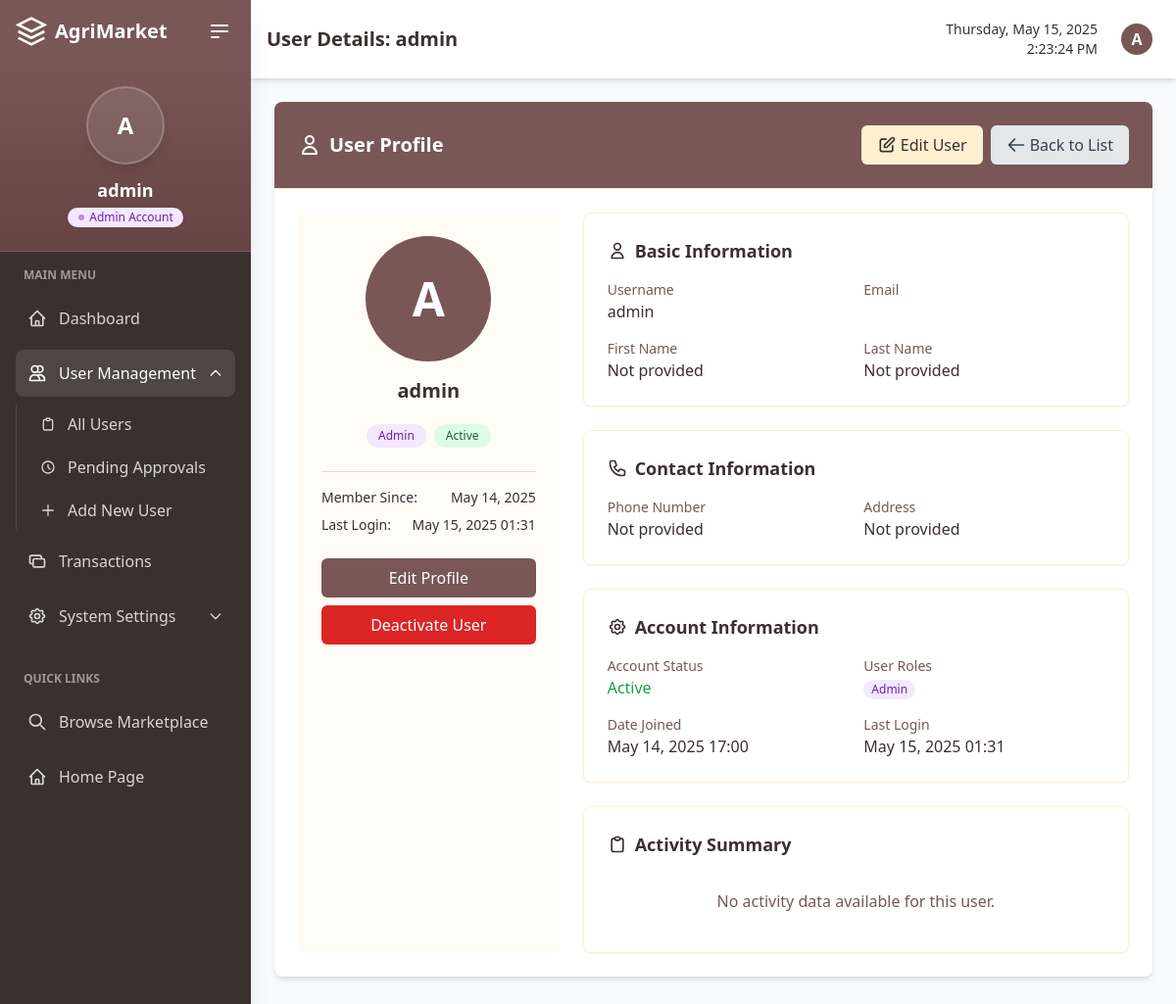
The page /custom-admin/users/1/ (signed in) on the database as committed earlier.
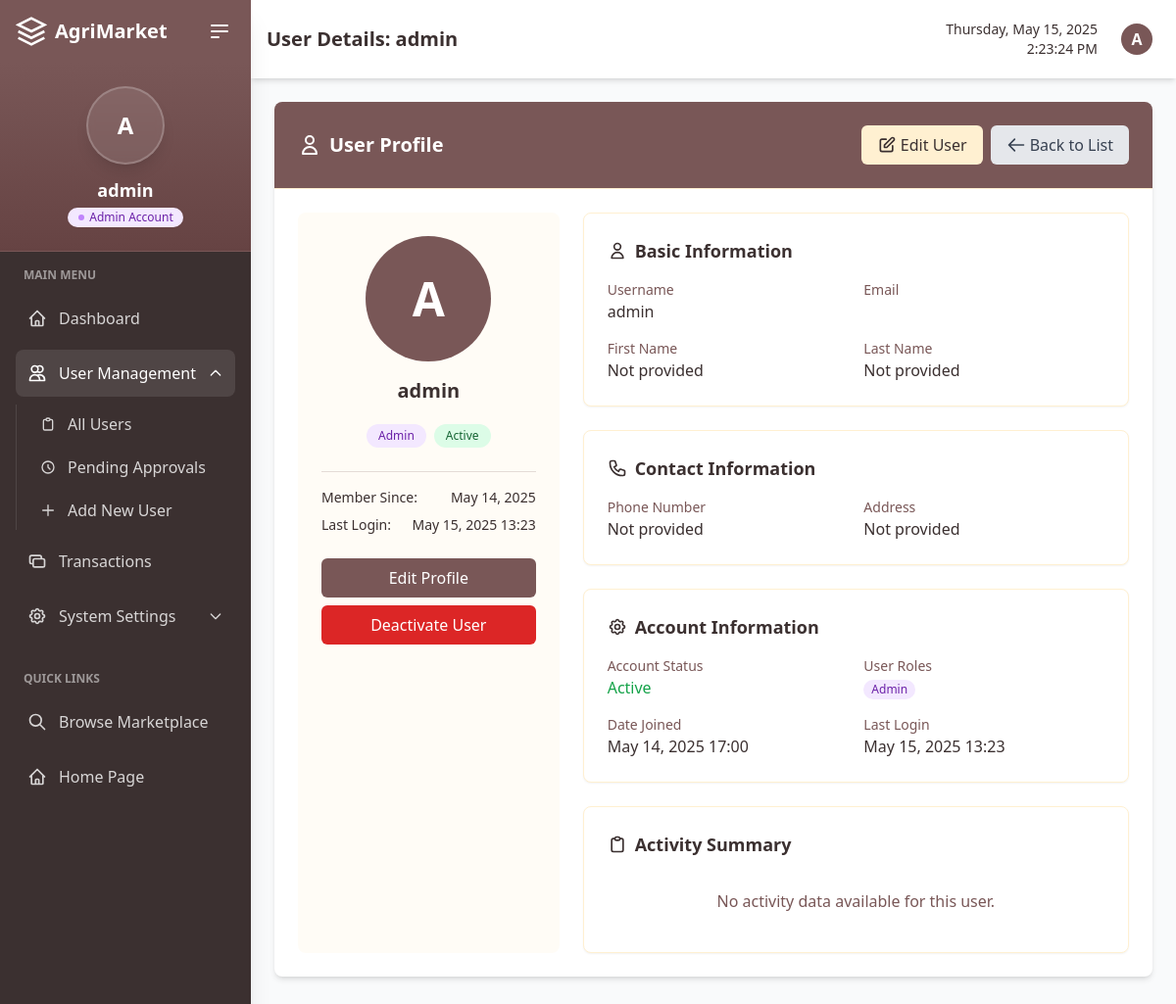
The same page on the database as committed later.
### marketplace/models.py (models this page shows, shortened)
class User(AbstractUser):
    is_seller = models.BooleanField(default=False)
    is_buyer = models.BooleanField(default=False)
    is_approved = models.BooleanField(default=False, help_text="Indicates whether the user has been approved by an admin")
    profile_image = models.ImageField(upload_to='profile_images/', blank=True, null=True)
    phone_number = models.CharField(max_length=15, blank=True, null=True)
    address = models.CharField(max_length=255, blank=True, null=True)
    city = models.CharField(max_length=100, blank=True, null=True)
    business_name = models.CharField(max_length=100, blank=True, null=True)
    business_id = models.CharField(max_length=50, blank=True, null=True)
    terms_agreed = models.BooleanField(default=False)
    terms_agreed_date = models.DateTimeField(blank=True, null=True)

### marketplace/admin_views.py (the view, shortened to what this page needs)
# urls.py: path('custom-admin/users/<int:user_id>/', admin_views.user_detail, name='user_detail'),
@login_required
@user_passes_test(is_admin)
def user_detail(request, user_id):
    user = get_object_or_404(User, id=user_id)
    context = {'user': user}
    return render(request, 'admin/user_detail.html', context)

### marketplace/admin_views.py (called while the page is built)
def is_admin(user):
    return user.is_authenticated and user.is_superuser

### marketplace/context_processors.py (called while the page is built, shortened)
def cart_processor(request):
    return {
        'active_cart': None,
        'cart': None,
        'cart_quantity': 0
    }

def notification_processor(request):
    return {
        'unread_notifications_count': 0,
        'recent_notifications': []
    }

### templates/admin/user_detail.html (shortened to what the changed rows need)
{% extends 'admin/admin_base.html' %}
{% load static %}
{% block page_title %}User Details: {{ user.username }}{% endblock %}
{% block dashboard_content %}
<div class="bg-white rounded-lg shadow-md overflow-hidden mb-8">
    <div class="p-6 border-b border-agri-cream bg-agri-brown">
        <div class="flex justify-between items-center">
            <h2 class="text-xl font-semibold text-white flex items-center">
                <svg xmlns="http://www.w3.org/2000/svg" class="h-6 w-6 mr-2" fill="none" viewBox="0 0 24 24" stroke="currentColor">
                    <path stroke-linecap="round" stroke-linejoin="round" stroke-width="2" d="M16 7a4 4 0 11-8 0 4 4 0 018 0zM12 14a7 7 0 00-7 7h14a7 7 0 00-7-7z" />
                </svg>
                User Profile
            </h2>
        </div>
    </div>
    <div class="p-6">
        <div class="grid grid-cols-1 md:grid-cols-3 gap-6">
            <div class="md:col-span-1 bg-agri-cream/20 p-6 rounded-lg flex flex-col items-center">
                {% if user.profile_image %}
                <div class="w-32 h-32 rounded-full bg-agri-cream mb-4 overflow-hidden border-4 border-agri-cream">
                    <img src="{{ user.profile_image.url }}" alt="{{ user.username }}'s profile" class="w-full h-full object-cover">
                </div>
                {% else %}
                <div class="w-32 h-32 rounded-full bg-agri-brown flex items-center justify-center text-white text-5xl font-bold mb-4">
                    {{ user.username.0|upper }}
                </div>
                {% endif %}
                <h3 class="text-xl font-semibold text-agri-brown-darker mb-1">{{ user.username }}</h3>
                <div class="flex flex-wrap justify-center gap-2 mb-4">
                    {% if user.is_superuser %}
                    <span class="px-3 py-1 rounded-full text-xs font-medium bg-purple-100 text-purple-800">
                    </span>
                    {% endif %}
                    {% if user.is_active %}
                    <span class="px-3 py-1 rounded-full text-xs font-medium bg-green-100 text-green-800">
                    </span>
                    {% else %}
                    <span class="px-3 py-1 rounded-full text-xs font-medium bg-red-100 text-red-800">
                        Inactive
                    </span>
                    {% endif %}
                </div>
                <div class="w-full border-t border-agri-brown/20 pt-4 mt-2">
                    <div class="flex justify-between items-center mb-2">
                        <span class="text-sm text-agri-brown-darker">Member Since:</span>
                        <span class="text-sm font-medium text-agri-brown-darker">{{ user.date_joined|date:"M d, Y" }}</span>
                    </div>
                    <div class="flex justify-between items-center mb-2">
                        <span class="text-sm text-agri-brown-darker">Last Login:</span>
                        <span class="text-sm font-medium text-agri-brown-darker">{{ user.last_login|date:"M d, Y H:i" }}</span>
                    </div>
                </div>
                <div class="w-full mt-4 space-y-2">
                    <a href="{% url 'user_edit' user.id %}" class="block w-full text-center bg-agri-brown text-white px-4 py-2 rounded-md hover:bg-agri-brown-dark transition-colors">
                    </a>
                    {% if not user.is_active and not user.is_approved %}
                    <a href="{% url 'approve_user' user.id %}" class="block w-full text-center bg-green-600 text-white px-4 py-2 rounded-md hover:bg-green-700 transition-colors" onclick="return confirm('Are you sure you want to approve this user?')">
                        Approve Registration
                    </a>
                    <a href="{% url 'reject_user' user.id %}" class="block w-full text-center bg-red-600 text-white px-4 py-2 rounded-md hover:bg-red-700 transition-colors" onclick="return confirm('Are you sure you want to reject this user?')">
                        Reject Registration
                    </a>
                    {% else %}
                    {% if user.is_active %}
                    <a href="{% url 'user_toggle_status' user.id %}" class="block w-full text-center bg-red-600 text-white px-4 py-2 rounded-md hover:bg-red-700 transition-colors" onclick="return confirm('Are you sure you want to deactivate this user?')">
                    </a>
                    {% else %}
                    <a href="{% url 'user_toggle_status' user.id %}" class="block w-full text-center bg-green-600 text-white px-4 py-2 rounded-md hover:bg-green-700 transition-colors" onclick="return confirm('Are you sure you want to activate this user?')">
                        Activate User
                    </a>
                    {% endif %}
                    {% endif %}
                </div>
            </div>
            <div class="md:col-span-2 space-y-6">
                <div class="bg-white p-6 rounded-lg shadow-sm border border-agri-cream">
                    <div class="grid grid-cols-1 md:grid-cols-2 gap-4">
                        <div>
                            <p class="text-sm text-agri-brown">Username</p>
                            <p class="font-medium text-agri-brown-darker">{{ user.username }}</p>
                        </div>
                        <div>
                            <p class="text-sm text-agri-brown">First Name</p>
                            <p class="font-medium text-agri-brown-darker">{{ user.first_name|default:"Not provided" }}</p>
                        </div>
                        <div>
                            <p class="text-sm text-agri-brown">Last Name</p>
                            <p class="font-medium text-agri-brown-darker">{{ user.last_name|default:"Not provided" }}</p>
                        </div>
                    </div>
                </div>
                <div class="bg-white p-6 rounded-lg shadow-sm border border-agri-cream">
                    <div class="grid grid-cols-1 md:grid-cols-2 gap-4">
                        <div>
                            <p class="text-sm text-agri-brown">Phone Number</p>
                            <p class="font-medium text-agri-brown-darker">{{ user.phone_number|default:"Not provided" }}</p>
                        </div>
                        <div>
                            <p class="text-sm text-agri-brown">Address</p>
                            <p class="font-medium text-agri-brown-darker">{{ user.address|default:"Not provided" }}</p>
                        </div>
                    </div>
                </div>
                <div class="bg-white p-6 rounded-lg shadow-sm border border-agri-cream">
                    <div class="grid grid-cols-1 md:grid-cols-2 gap-4">
                        <div>
                            <p class="text-sm text-agri-brown">Date Joined</p>
                            <p class="font-medium text-agri-brown-darker">{{ user.date_joined|date:"F d, Y H:i" }}</p>
                        </div>
                        <div>
                            <p class="text-sm text-agri-brown">Last Login</p>
                            <p class="font-medium text-agri-brown-darker">{{ user.last_login|date:"F d, Y H:i"|default:"Never" }}</p>
                        </div>
                    </div>
                </div>
            </div>
        </div>
    </div>
</div>
{% endblock %}

### templates/admin/admin_base.html (shortened to what the changed rows need)
<!DOCTYPE html>
<html lang="en">
<head>
    <script src="https://cdn.tailwindcss.com"></script>
</head>
<body class="bg-agri-cream">
    <div class="flex h-screen overflow-hidden" x-data="{ sidebarOpen: true }">
    <div class="relative flex flex-col flex-shrink-0 w-64 bg-agri-brown-darker text-white transition-all duration-300 shadow-xl"
         :class="{'w-64': sidebarOpen, 'w-20': !sidebarOpen}">
        <div class="flex flex-col items-center p-6 border-b border-agri-brown/30 bg-gradient-to-b from-agri-brown to-agri-brown-dark">
            <div class="relative w-20 h-20 rounded-full bg-white/10 backdrop-blur-sm flex items-center justify-center text-white text-2xl font-bold mb-3 shadow-lg border-2 border-white/20">
                {{ user.username.0|upper }}
            </div>
            <div x-show="sidebarOpen" class="text-center">
                <h3 class="font-semibold text-white text-lg">{{ user.username }}</h3>
                <div class="flex items-center justify-center mt-1">
                    <span class="inline-flex items-center px-2.5 py-0.5 rounded-full text-xs font-medium bg-purple-100 text-purple-800">
                    </span>
                </div>
            </div>
        </div>
    </div>
    <div class="flex-1 overflow-hidden flex flex-col bg-gray-50">
        <div class="bg-white shadow-md p-4 flex justify-between items-center">
            <div class="flex items-center">
                <h1 class="text-xl font-bold text-agri-brown-darker">{% block page_title %}Admin Dashboard{% endblock %}</h1>
            </div>
            <div class="flex items-center space-x-4">
                <div x-data="{ open: false }" class="relative">
                    <button @click="open = !open" class="flex items-center space-x-2 p-2 rounded-full hover:bg-agri-cream text-agri-brown-darker hover:text-agri-brown transition-colors">
                        <div class="w-8 h-8 rounded-full bg-agri-brown flex items-center justify-center text-white font-bold">
                            {{ user.username.0|upper }}
                        </div>
                    </button>
                </div>
            </div>
        </div>
        <div class="flex-1 overflow-y-auto p-6">
            {% block dashboard_content %}{% endblock %}
        </div>
    </div>
</div>
</body>
</html>

Rows that differ between the two databases and show on the page:
changed User "admin": last_login "May 15, 2025 01:31" → "May 15, 2025 13:23"
